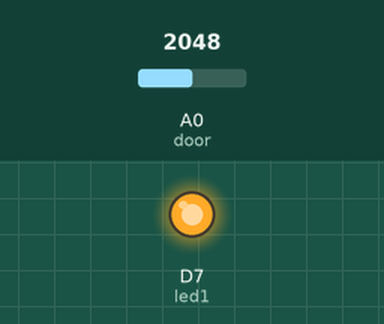
The sketch below on a simulated Particle Photon. Parts: output pins drawn as LEDs (lit = HIGH). The test bench sets the inputs (shaded band); at power-on: A0 (door) = 2048.

Above: at 1.2 s.
1.3 s: A0 (door) set to 3657
6.3 s: A0 (door) set to 3773
At 10.4 s:
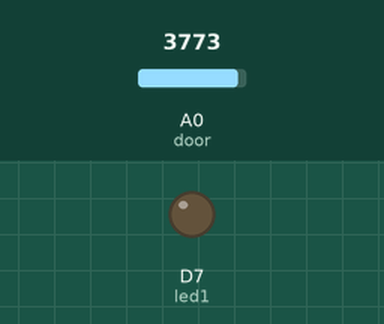
11.5 s: A0 (door) set to 3603
At 16.1 s:
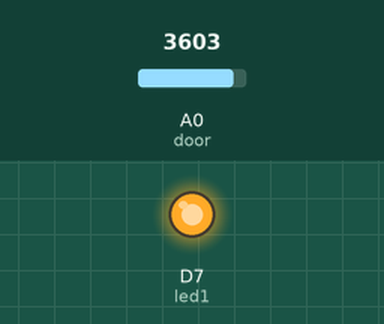
16.5 s: A0 (door) set to 4095
At 20.7 s:
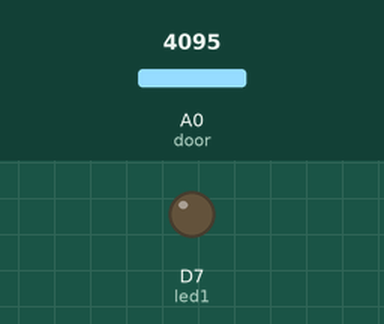
Timing chart, 0 to 22.2 s (numbered marks = the images above; inputs shaded):
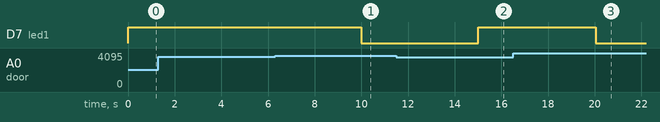

Measured:
- the behaviour switches between 3722 and 3723 on A0 (door) (found by bisection; images 0 and 1)
- after the input at 1.3 s, every drawn part: stays the same
- after the input at 6.3 s, D7 (led1): HIGH → LOW after 3.7 s
- after the input at 11.5 s, D7 (led1): LOW → HIGH after 3.5 s
- after the input at 16.5 s, D7 (led1): HIGH → LOW after 3.5 s

The sketch:

garage_detector.ino
```cpp
#include <math.h>

// Detect if a garage door is open using a magnet door switch.
// Put the switch on the door, send some voltage through it,
// if we get voltage then the door is closed.  If there's nothing
// then the door is open.  Then we can send this information somewhere
// to blink a status light in the house or something.
//
// I personally want this on my way to bed so I don't have to say DOH
// in the morning.

int led1 = D7;
int door = A0;
int sensorValue = 0;
double voltage;

// json variables
char *door_open;

// let's do some event faking so we don't spam particle.io
// track the previous state with some ints.  then we'll compare
// and send an event if it doesn't match the current state.
// set to an invalid state first
int previousState;
int doorState;
const int GARAGE_CLOSED = 0;
const int GARAGE_OPEN = 1;


void setup() {
  pinMode(led1, OUTPUT);
  pinMode(door, INPUT);

  readDoorSensor();
  previousState = doorState;
}

void readDoorSensor() {
  sensorValue = analogRead(door);
  voltage = ((sensorValue * 3.3) / 4095);

  // 3 is a magic number here, coresponds to the voltate I saw with Serial.println()
  if (voltage > 3) {
    doorState = GARAGE_CLOSED;
  } else {
    doorState = GARAGE_OPEN;
  }
}

void debugLight() {
  if (doorState == GARAGE_OPEN) {
    digitalWrite(led1, HIGH);
  } else {
    digitalWrite(led1, LOW);
  }
}

bool eventHasHappened() {
  if (previousState != doorState) {
    previousState = doorState;
    return true;
  } else {
    return false;
  }
}

void sendEvent() {
  if (doorState == GARAGE_OPEN) {
    door_open = "true";
  } else {
    door_open = "false";
  }

  String roundedVoltage = doubleToString(voltage, 2);

  // create a json document by hand because string support is weak here
  String json = "{\"door_open\":";
  json.concat(door_open);
  json.concat(", \"voltage\":");
  json.concat(roundedVoltage);
  json.concat("}");

  Particle.publish("squarism/garage/open", json, 60, PRIVATE);
}

void loop() {
  readDoorSensor();
  debugLight();

  if (eventHasHappened()) {
    sendEvent();
  }

  delay(5000);
}

String doubleToString(double input,int decimalPlaces){
  if(decimalPlaces!=0){
    String string = String((int)(input*pow(10,decimalPlaces)));
    if(abs(input)<1){
      if(input>0)
        string = "0"+string;
      else if(input<0)
        string = string.substring(0,1)+"0"+string.substring(1);
    }
    return string.substring(0,string.length()-decimalPlaces)+"."+string.substring(string.length()-decimalPlaces);
  }
  else {
    return String((int)input);
  }
}
```
